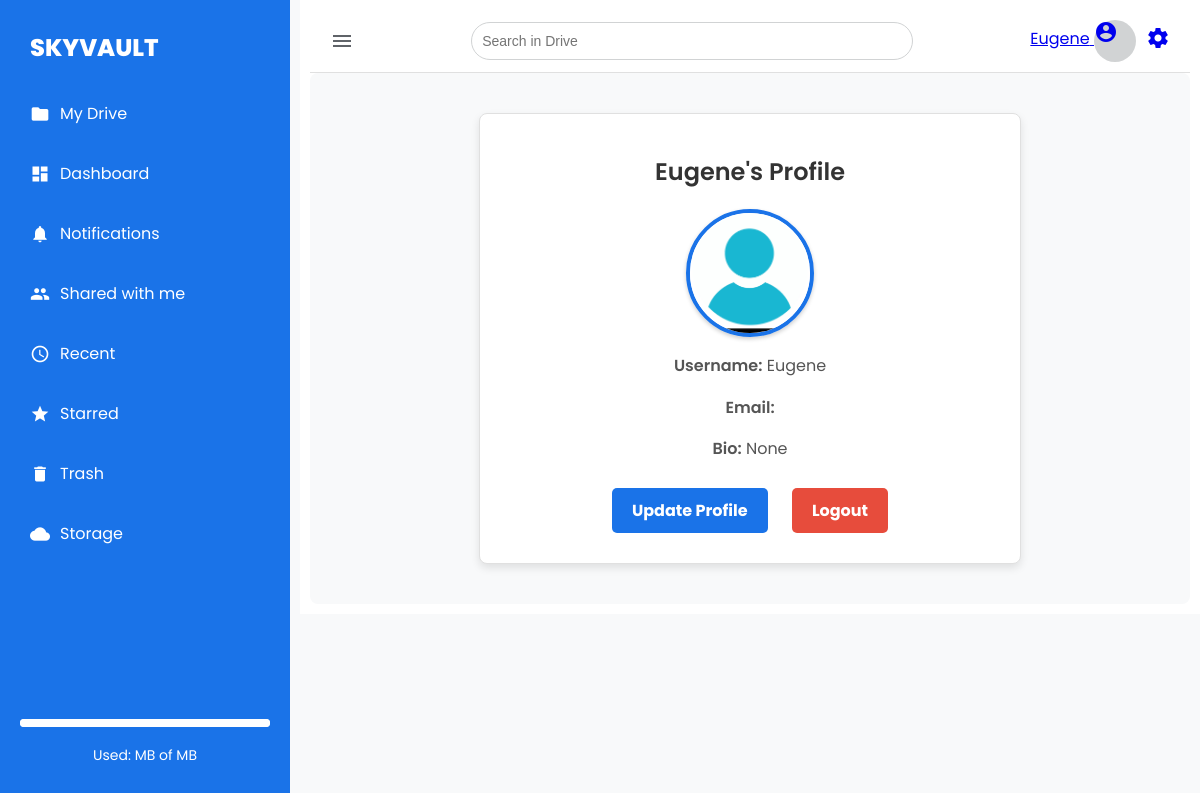
Page /settings/profile/ (signed in) on the earlier database version.
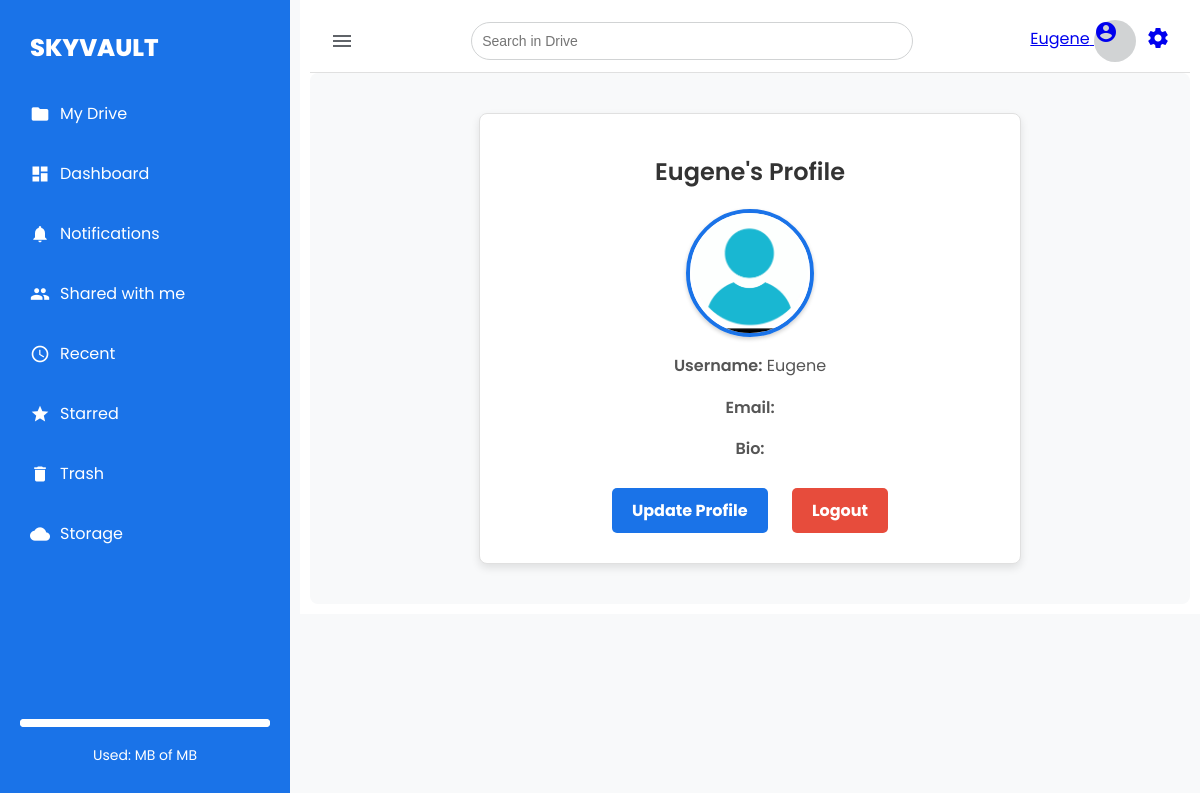
Same page on the later database version.
### settings/models.py (models this page shows, shortened)
class UserProfile(models.Model):
    user = models.OneToOneField(User, on_delete=models.CASCADE)
    used_space = models.PositiveIntegerField(default=0)  # Store used space in bytes
    bio = models.TextField(blank=True, null=True)  # Add bio field
    profile_picture = models.ImageField(upload_to='profile_pictures/', blank=True, null=True)  # Add profile picture field
    MAX_STORAGE_LIMIT = 100 * 1024 * 1024  # 100 MB limit

### settings/views.py (the view)
# urls.py: path('profile/', views.profile_view, name='profile_view'),  # Profile page view
@login_required
def profile_view(request):
    user_profile, created = UserProfile.objects.get_or_create(user=request.user)
    return render(request, 'settings/profile.html', {'user_profile': user_profile})

### templates/settings/profile.html (shortened to what this page needs)
{% extends 'base.html' %}
{% load static %}
{% block content %}
<div id="profile-container">
    <h2>{{ user.username }}'s Profile</h2>
    <div id="profile-info">
        {% if user_profile.profile_picture %}
            <img src="{{ user_profile.profile_picture.url }}" alt="Profile Picture" class="profile-avatar">
        {% else %}
            <img src="{% static 'images/default_profile.jpg' %}" alt="Default Profile Picture" class="profile-avatar">
        {% endif %}
        <p><strong>Username:</strong> {{ user.username }}</p>
        <p><strong>Email:</strong> {{ user.email }}</p>
        <p><strong>Bio:</strong> {{ user_profile.bio }}</p>
    </div>
    <a href="{% url 'update_profile_view' %}" class="profile-button">Update Profile</a>
    <a href="#" class="profile-button logout-button" onclick="openModal()">Logout</a>
</div>
{% endblock %}

Differences in the rows shown:
no longer on this page (row edited): UserProfile: bio "None"
